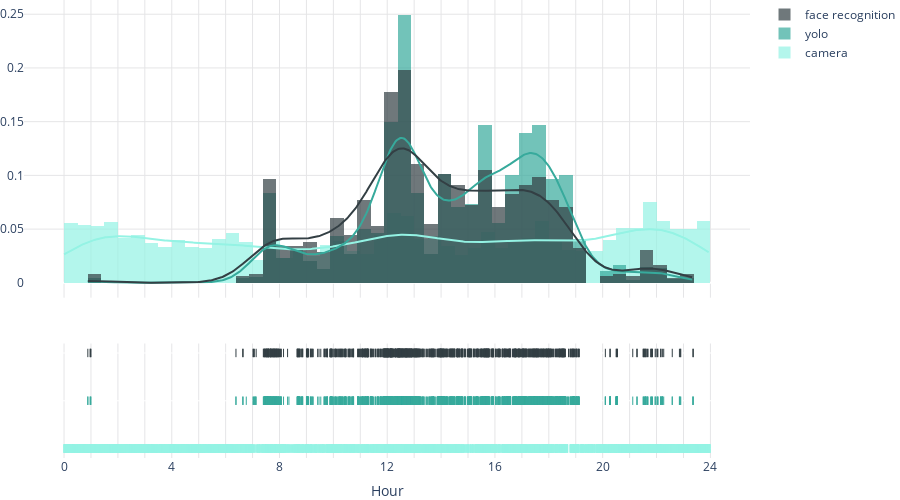

Notebook code for this chart:
### Code cell
# our distribution plot
dist_fig=ff.create_distplot(
    [camera_group,yolo_group, fr_group],
    ['camera','yolo','face recognition'],
    bin_size=.5,
    curve_type='kde',
    colors=['#94f3e4','#37aa9c','#333f44'],
    rug_text=dist_text
)
dist_fig.update_layout(
    margin=dict(l=0,r=0,t=0,b=0),
    height=500,
    plot_bgcolor='rgba(0,0,0,0)',
    showlegend=True,
    yaxis=dict(gridcolor='#e5e5e7',gridwidth=1),
    xaxis=dict(gridcolor='#e5e5e7',gridwidth=1,title='Hour',tickmode = 'array',
        tickvals = [i for i in range(0,25)],
        ticktext = [i if i%4==0 else '' for i in range(0,25)])
)

dist_fig.show()

### Figure 1 — Plotly figure (JSON) as saved in the notebook; plotly's stock layout.template omitted (floating-point values rounded to 4 significant figures; data arrays with more than 128 entries replaced by an {"elided": "..."} marker saying what was removed)
{"data": [{"autobinx": false, "histnorm": "probability density", "legendgroup": "camera", "marker": {"color": "#94f3e4"}, "name": "camera", "opacity": 0.7, "type": "histogram", "x": {"elided": "4421 float values"}, "xaxis": "x", "xbins": {"end": 23.98, "size": 0.5, "start": 0}, "yaxis": "y"}, {"autobinx": false, "histnorm": "probability density", "legendgroup": "yolo", "marker": {"color": "#37aa9c"}, "name": "yolo", "opacity": 0.7, "type": "histogram", "x": {"elided": "2430 float values"}, "xaxis": "x", "xbins": {"end": 23.37, "size": 0.5, "start": 0.8833}, "yaxis": "y"}, {"autobinx": false, "histnorm": "probability density", "legendgroup": "face recognition", "marker": {"color": "#333f44"}, "name": "face recognition", "opacity": 0.7, "type": "histogram", "x": {"elided": "991 float values"}, "xaxis": "x", "xbins": {"end": 23.37, "size": 0.5, "start": 0.8833}, "yaxis": "y"}, {"legendgroup": "camera", "marker": {"color": "#94f3e4"}, "mode": "lines", "name": "camera", "showlegend": false, "type": "scatter", "x": {"elided": "500 float values"}, "xaxis": "x", "y": {"elided": "500 float values"}, "yaxis": "y"}, {"legendgroup": "yolo", "marker": {"color": "#37aa9c"}, "mode": "lines", "name": "yolo", "showlegend": false, "type": "scatter", "x": {"elided": "500 float values"}, "xaxis": "x", "y": {"elided": "500 float values"}, "yaxis": "y"}, {"legendgroup": "face recognition", "marker": {"color": "#333f44"}, "mode": "lines", "name": "face recognition", "showlegend": false, "type": "scatter", "x": {"elided": "500 float values"}, "xaxis": "x", "y": {"elided": "500 float values"}, "yaxis": "y"}, {"legendgroup": "camera", "marker": {"color": "#94f3e4", "symbol": "line-ns-open"}, "mode": "markers", "name": "camera", "showlegend": false, "type": "scatter", "x": {"elided": "4421 float values"}, "xaxis": "x", "y": {"elided": "4421 str values"}, "yaxis": "y2"}, {"legendgroup": "yolo", "marker": {"color": "#37aa9c", "symbol": "line-ns-open"}, "mode": "markers", "name": "yolo", "showlegend": false, "type": "scatter", "x": {"elided": "2430 float values"}, "xaxis": "x", "y": {"elided": "2430 str values"}, "yaxis": "y2"}, {"legendgroup": "face recognition", "marker": {"color": "#333f44", "symbol": "line-ns-open"}, "mode": "markers", "name": "face recognition", "showlegend": false, "type": "scatter", "x": {"elided": "991 float values"}, "xaxis": "x", "y": {"elided": "991 str values"}, "yaxis": "y2"}], "layout": {"barmode": "overlay", "height": 500, "hovermode": "closest", "legend": {"traceorder": "reversed"}, "margin": {"b": 0, "l": 0, "r": 0, "t": 0}, "plot_bgcolor": "rgba(0,0,0,0)", "showlegend": true, "xaxis": {"anchor": "y2", "domain": [0, 1], "gridcolor": "#e5e5e7", "gridwidth": 1, "tickmode": "array", "ticktext": [0, "", "", "", 4, "", "", "", 8, "", "", "", 12, "", "", "", 16, "", "", "", 20, "", "", "", 24], "tickvals": [0, 1, 2, 3, 4, 5, 6, 7, 8, 9, 10, 11, 12, 13, 14, 15, 16, 17, 18, 19, 20, 21, 22, 23, 24], "title": {"text": "Hour"}, "zeroline": false}, "yaxis": {"anchor": "free", "domain": [0.35, 1], "gridcolor": "#e5e5e7", "gridwidth": 1, "position": 0}, "yaxis2": {"anchor": "x", "domain": [0, 0.25], "dtick": 1, "showticklabels": false}}}
